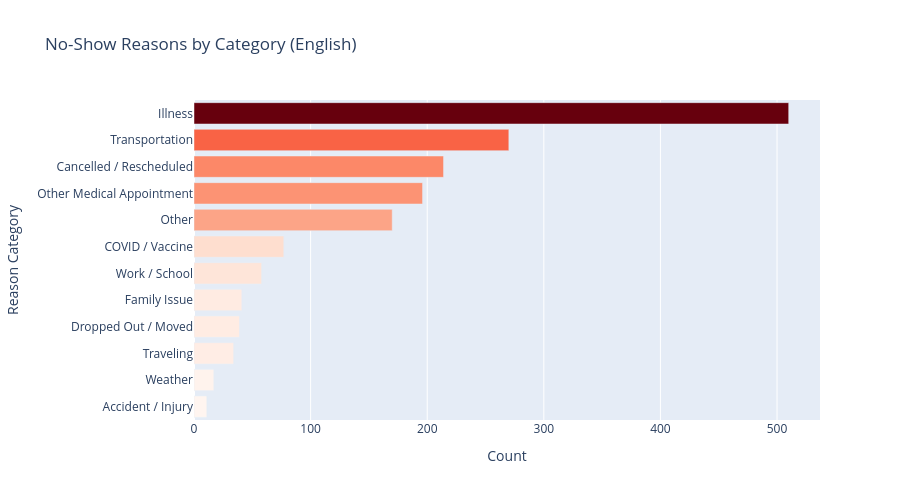

Here is the notebook cell this chart was saved with:
### Code cell
# === NO-SHOW REASONS BY CATEGORY ===
cats = df[df['no_show'] == 'yes']['no_show_reason_category'].dropna().value_counts()

fig = px.bar(
    x=cats.values, y=cats.index, orientation='h',
    title='No-Show Reasons by Category (English)',
    labels={'x': 'Count', 'y': 'Reason Category'},
    color=cats.values, color_continuous_scale='Reds'
)
fig.update_layout(height=500, yaxis={'categoryorder': 'total ascending'}, coloraxis_showscale=False)
fig.show()

### Figure 1 — Plotly figure (JSON) as saved in the notebook; plotly's stock layout.template omitted (floating-point values rounded to 4 significant figures)
{"data": [{"hovertemplate": "Count=%{x}<br>Reason Category=%{y}<br>color=%{marker.color}<extra></extra>", "legendgroup": "", "marker": {"color": [510, 270, 214, 196, 170, 77, 58, 41, 39, 34, 17, 11], "coloraxis": "coloraxis", "pattern": {"shape": ""}}, "name": "", "orientation": "h", "showlegend": false, "textposition": "auto", "type": "bar", "x": [510, 270, 214, 196, 170, 77, 58, 41, 39, 34, 17, 11], "xaxis": "x", "y": ["Illness", "Transportation", "Cancelled / Rescheduled", "Other Medical Appointment", "Other", "COVID / Vaccine", "Work / School", "Family Issue", "Dropped Out / Moved", "Traveling", "Weather", "Accident / Injury"], "yaxis": "y"}], "layout": {"barmode": "relative", "coloraxis": {"colorbar": {"title": {"text": "color"}}, "colorscale": [[0, "rgb(255,245,240)"], [0.125, "rgb(254,224,210)"], [0.25, "rgb(252,187,161)"], [0.375, "rgb(252,146,114)"], [0.5, "rgb(251,106,74)"], [0.625, "rgb(239,59,44)"], [0.75, "rgb(203,24,29)"], [0.875, "rgb(165,15,21)"], [1, "rgb(103,0,13)"]], "showscale": false}, "height": 500, "legend": {"tracegroupgap": 0}, "title": {"text": "No-Show Reasons by Category (English)"}, "xaxis": {"anchor": "y", "domain": [0, 1], "title": {"text": "Count"}}, "yaxis": {"anchor": "x", "categoryorder": "total ascending", "domain": [0, 1], "title": {"text": "Reason Category"}}}}
